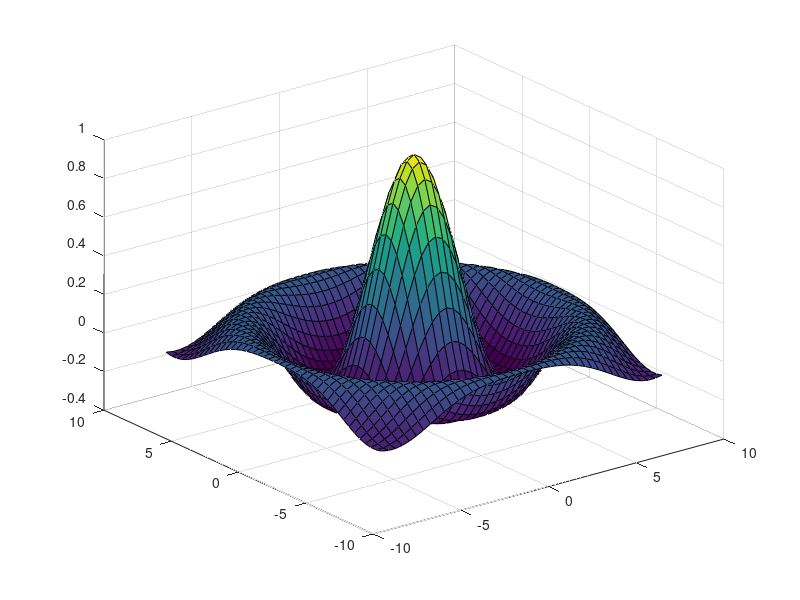

The MATLAB source for this figure: (Note: this script raises an error after producing the figure.)
figure ("visible", "off");
sombrero;
gl_print ("sombrero.svg")'
gl_print ("sombrero.png")'

plot (sin (0:0.1:2*pi));
gl_print (gcf, "sin_simple.svg", true)
gl_print (gcf, "sin_simple.png", true)

## check size of generated files
assert (stat ("sombrero.svg").size, 2692270, 10)
assert (stat ("sombrero.png").size, 58686, 10)
assert (stat ("sin_simple.svg").size, 7438, 10)
assert (stat ("sin_simple.png").size, 9378, 10)
